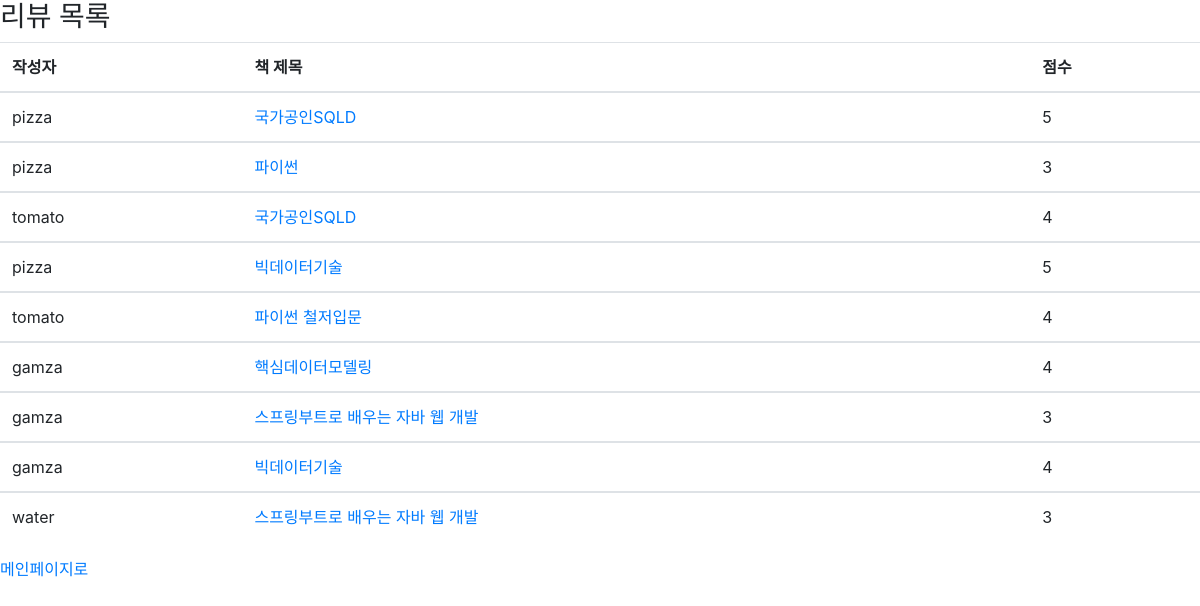
/review/list, run on the app's committed database.
### models/mem_model.py (models this page shows)
class Review(db.Model):
    review_no = db.Column(db.Integer, primary_key=True)
    reviewer = db.Column(db.String(20), nullable=False)
    book_title = db.Column(db.String(20), nullable=False)
    content = db.Column(db.String(60), nullable=False)
    date = db.Column(db.DateTime(), nullable=False)
    score = db.Column(db.String(20), nullable=False)

### routes/rev_route.py (the view)
@bp.route('/list')
def list():
    rlist = service.getAll()
    return render_template('review/list.html', rlist = rlist)

### models/mem_model.py (called while the page is built)
    def getAll(self):
        return Review.query.order_by(Review.review_no.asc())

### templates/review/list.html (shortened to what this page needs)
<!DOCTYPE html>
<html lang="en">
<head>
    <link href="{{ url_for('static', filename='bootstrap.min.css') }}" rel="stylesheet">
</head>
<body>
<h3>리뷰 목록</h3>
<table class="table">
    <thead>
        <tr>
            <th scope="col">작성자</th>
            <th scope="col">책 제목</th>
            <th scope="col">점수</th>
        </tr>
    </thead>
    {% for r in rlist %}
     <tbody>
        <tr>
            <td>{{r.reviewer}}</td>
            <td><a href="/review/detail/{{r.review_no}}">{{r.book_title}}</a></td>
            <td>{{r.score}}</td>
        </tr>
    {% endfor %}
    </tbody>
</table>
<a href="/">메인페이지로</a>
</body>
</html>

### data on the page
Review: reviewer "pizza", book_title "국가공인SQLD", score "5"
Review: reviewer "pizza", book_title "파이썬", score "3"
Review: reviewer "tomato", book_title "국가공인SQLD", score "4"
Review: reviewer "pizza", book_title "빅데이터기술", score "5"
Review: reviewer "tomato", book_title "파이썬 철저입문", score "4"
Review: reviewer "gamza", book_title "핵심데이터모델링", score "4"
Review: reviewer "gamza", book_title "스프링부트로 배우는 자바 웹 개발", score "3"
Review: reviewer "gamza", book_title "빅데이터기술", score "4"
Review: reviewer "water", book_title "스프링부트로 배우는 자바 웹 개발", score "3"
